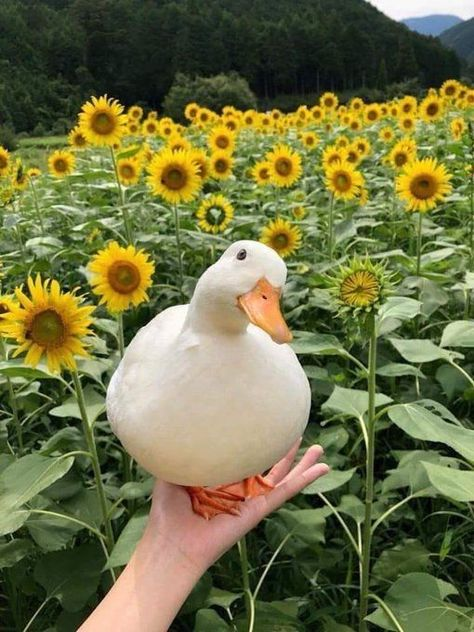
#> input picture microvascularpython/shenanigan code/goose.png, 474 x 632 px, found by its file name
$ python sharpening.py
#> lines starting #> are read from the running program, lines starting #| are printed output that depends on the picture
import cv2
import numpy as np

#Reading img
img =cv2.imread("/Users/daisymaturo/Downloads/microvascularpython/shenanigan code/goose.png")
#> img is the input picture: shape (632, 474, 3); mean B, G, R 68.4, 112.8, 111.4

#Gaussian kernel for sharpening
gaussian_blur = cv2.GaussianBlur(img, (7,7), 2)
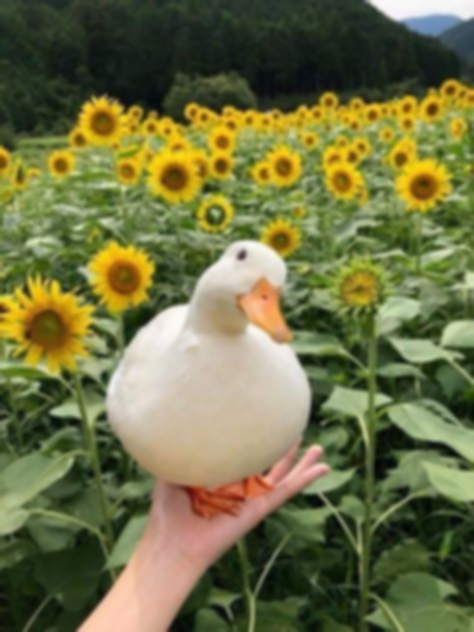
#> gaussian_blur: shape (632, 474, 3); mean B, G, R 68.4, 112.8, 111.4

#Sharpening with addWeighted()
sharpened1 = cv2.addWeighted(img,1.5,gaussian_blur, -0.5,0)
sharpened2 = cv2.addWeighted(img,3.5,gaussian_blur, -2.5,0)
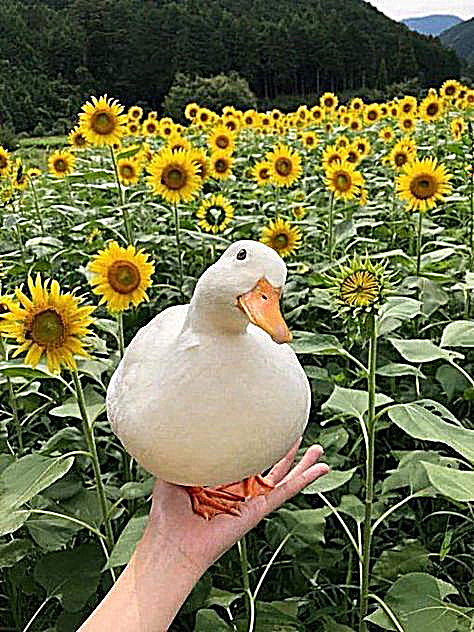
#> sharpened2: shape (632, 474, 3); mean B, G, R 73, 113, 111.9
sharpened3 = cv2.addWeighted(img,7.5,gaussian_blur, -6.5,0)
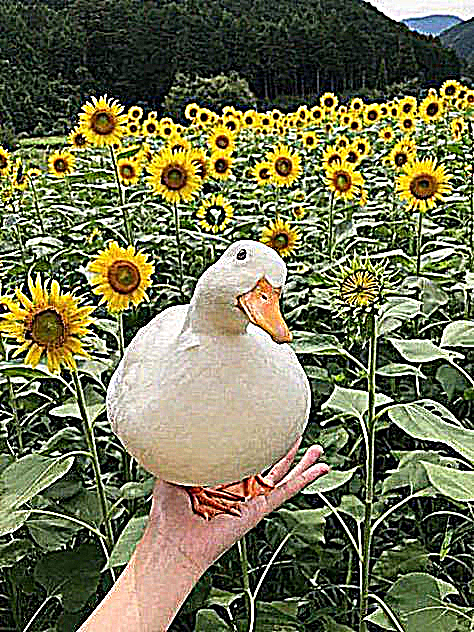
#> sharpened3: shape (632, 474, 3); mean B, G, R 81.6, 114, 113.3


#Showing sharpened images
cv2.imshow("Sharpened 3", sharpened3)
cv2.imshow("Sharpened 2", sharpened2)
cv2.imshow("Sharpened 1", sharpened1)
cv2.imshow("Original", img)
cv2.waitKey(0)

$ run again, with microvascularpython/shenanigan code/Flower.png copied over microvascularpython/shenanigan code/goose.png
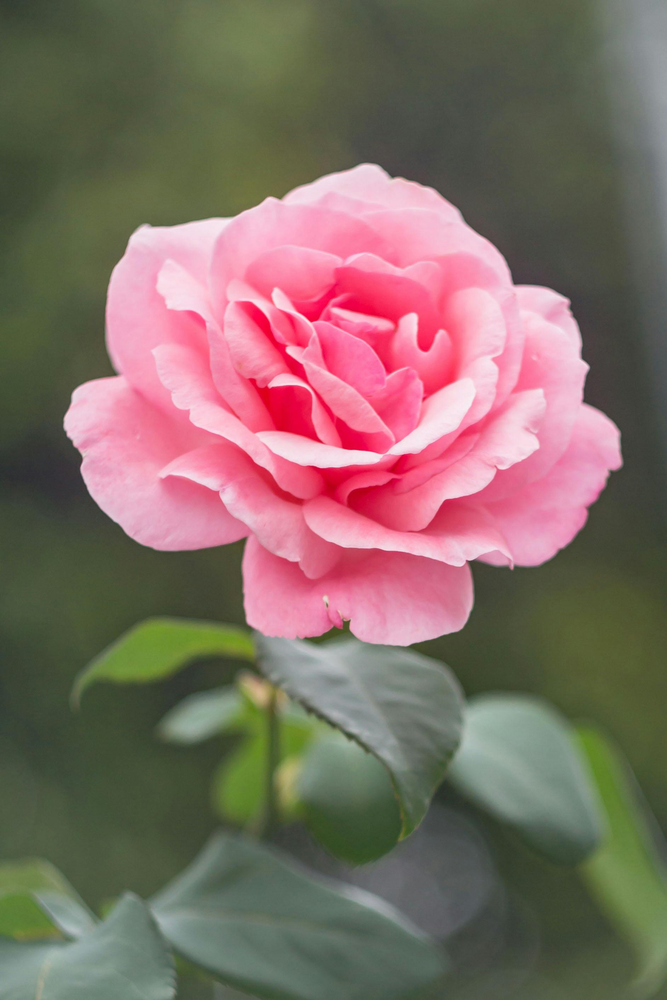
#> input picture microvascularpython/shenanigan code/Flower.png, 667 x 1000 px, shrunk from 1886 x 2829 before the run, found by its file name
#> img is the input picture: shape (1000, 667, 3); mean B, G, R 100.7, 108.5, 128.6
#> `sharpened2 = cv2.addWeighted(img,3.5,gaussian_blur, -2.5,0)`:
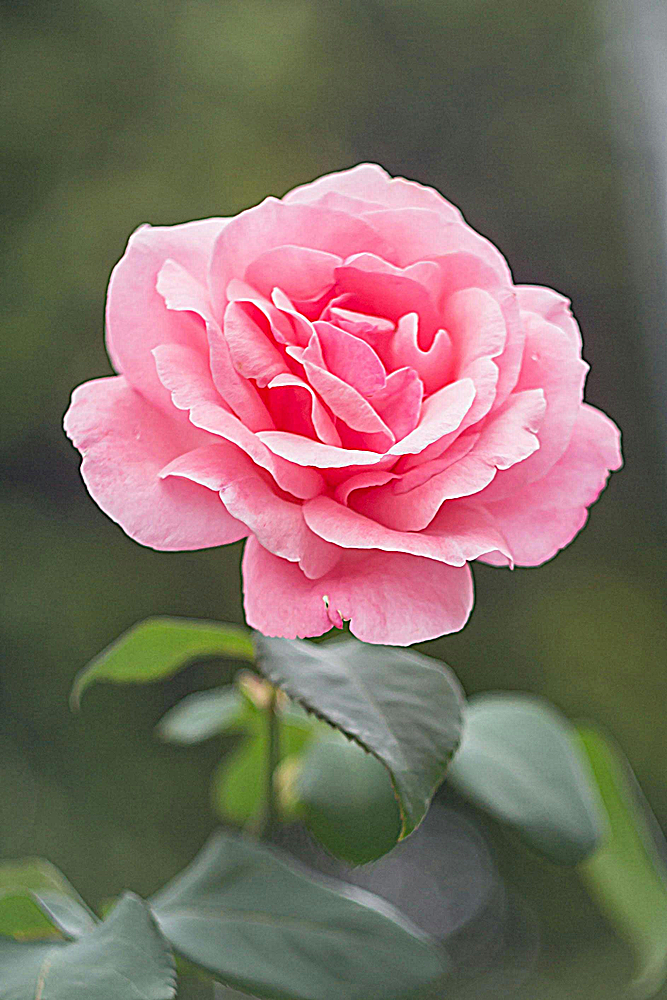
#> sharpened2: shape (1000, 667, 3); mean B, G, R 100.6, 108.7, 128.3
#> `sharpened3 = cv2.addWeighted(img,7.5,gaussian_blur, -6.5,0)`:
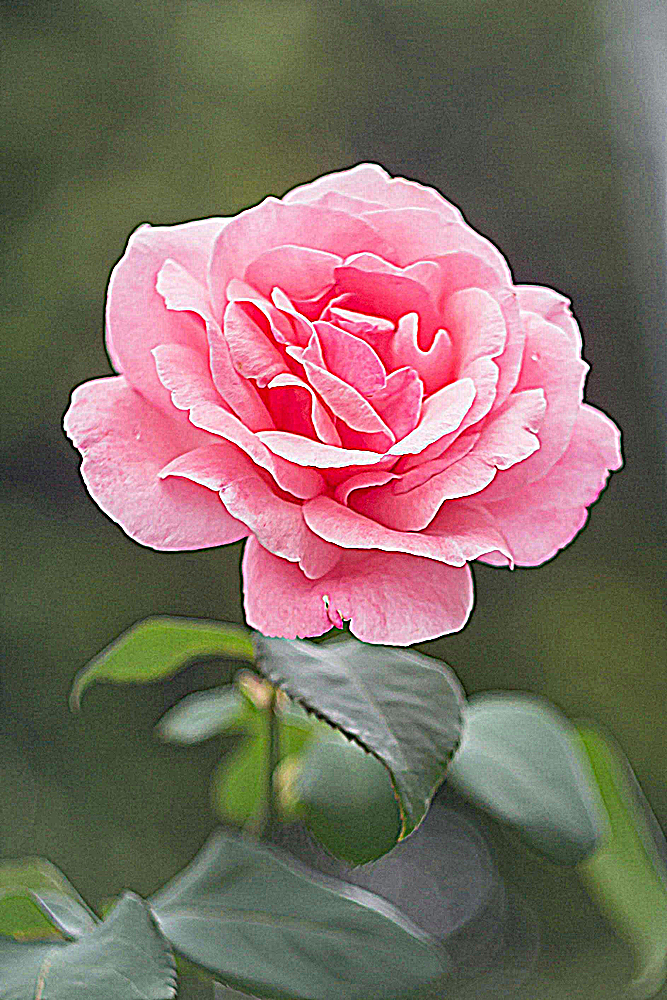
#> sharpened3: shape (1000, 667, 3); mean B, G, R 100.5, 108.7, 127.7
